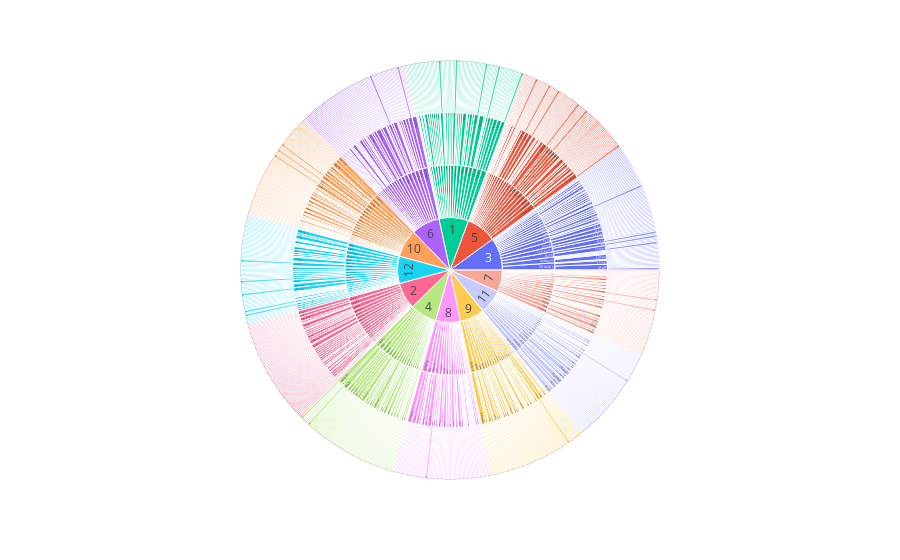

The notebook cell saved with this chart:
### Code cell
fig=px.sunburst(data_frame=df, path=["Month","Category","Gender",'Age'])
fig.show()

### Figure 1 — Plotly figure (JSON) as saved in the notebook; plotly's stock layout.template omitted (floating-point values rounded to 4 significant figures; data arrays with more than 128 entries replaced by an {"elided": "..."} marker saying what was removed)
{"data": [{"branchvalues": "total", "domain": {"x": [0, 1], "y": [0, 1]}, "hovertemplate": "labels=%{label}<br>count=%{value}<br>parent=%{parent}<br>id=%{id}<extra></extra>", "ids": {"elided": "1747 str values"}, "labels": {"elided": "1747 str values"}, "name": "", "parents": {"elided": "1747 str values"}, "type": "sunburst", "values": {"elided": "1747 int values"}}], "layout": {"legend": {"tracegroupgap": 0}, "margin": {"t": 60}}}
